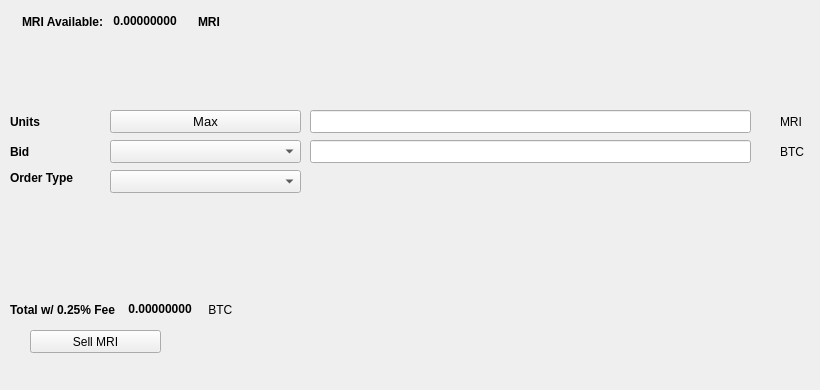
   <widget class="QWidget" name="SellTab">
    <attribute name="title">
     <string>Sell</string>
    </attribute>
    <widget class="QLabel" name="label_16">
     <property name="geometry">
      <rect>
       <x>780</x>
       <y>140</y>
       <width>31</width>
       <height>23</height>
      </rect>
     </property>
     <property name="text">
      <string>BTC</string>
     </property>
    </widget>
    <widget class="QComboBox" name="SellBidcomboBox">
     <property name="geometry">
      <rect>
       <x>110</x>
       <y>140</y>
       <width>191</width>
       <height>23</height>
      </rect>
     </property>
     <property name="font">
      <font>
       <pointsize>10</pointsize>
      </font>
     </property>
    </widget>
    <widget class="QLabel" name="label_18">
     <property name="geometry">
      <rect>
       <x>10</x>
       <y>110</y>
       <width>46</width>
       <height>23</height>
      </rect>
     </property>
     <property name="font">
      <font>
       <weight>75</weight>
       <bold>true</bold>
      </font>
     </property>
     <property name="text">
      <string>Units</string>
     </property>
    </widget>
    <widget class="QPushButton" name="Sell_Max_Amount">
     <property name="geometry">
      <rect>
       <x>110</x>
       <y>110</y>
       <width>191</width>
       <height>23</height>
      </rect>
     </property>
     <property name="font">
      <font>
       <pointsize>10</pointsize>
      </font>
     </property>
     <property name="text">
      <string>Max</string>
     </property>
    </widget>
    <widget class="QLabel" name="label_20">
     <property name="geometry">
      <rect>
       <x>10</x>
       <y>170</y>
       <width>91</width>
       <height>16</height>
      </rect>
     </property>
     <property name="font">
      <font>
       <weight>75</weight>
       <bold>true</bold>
      </font>
     </property>
     <property name="text">
      <string>Order Type</string>
     </property>
    </widget>
    <widget class="QComboBox" name="SellOrdertypeCombo">
     <property name="geometry">
      <rect>
       <x>110</x>
       <y>170</y>
       <width>191</width>
       <height>23</height>
      </rect>
     </property>
     <property name="font">
      <font>
       <pointsize>10</pointsize>
      </font>
     </property>
    </widget>
    <widget class="QLabel" name="label_21">
     <property name="geometry">
      <rect>
       <x>10</x>
       <y>140</y>
       <width>46</width>
       <height>23</height>
      </rect>
     </property>
     <property name="font">
      <font>
       <weight>75</weight>
       <bold>true</bold>
      </font>
     </property>
     <property name="text">
      <string>Bid</string>
     </property>
    </widget>
    <widget class="QLabel" name="label_22">
     <property name="geometry">
      <rect>
       <x>780</x>
       <y>110</y>
       <width>31</width>
       <height>23</height>
      </rect>
     </property>
     <property name="text">
      <string>MRI</string>
     </property>
    </widget>
    <widget class="QLineEdit" name="UnitsInputMRI">
     <property name="geometry">
      <rect>
       <x>310</x>
       <y>110</y>
       <width>441</width>
       <height>23</height>
      </rect>
     </property>
     <property name="font">
      <font>
       <pointsize>9</pointsize>
       <weight>75</weight>
       <bold>true</bold>
      </font>
     </property>
    </widget>
    <widget class="QLineEdit" name="SellBidPriceEdit">
     <property name="geometry">
      <rect>
       <x>310</x>
       <y>140</y>
       <width>441</width>
       <height>23</height>
      </rect>
     </property>
     <property name="font">
      <font>
       <pointsize>9</pointsize>
       <weight>75</weight>
       <bold>true</bold>
      </font>
     </property>
    </widget>
    <widget class="QPushButton" name="SellMRIBTN">
     <property name="geometry">
      <rect>
       <x>30</x>
       <y>330</y>
       <width>131</width>
       <height>23</height>
      </rect>
     </property>
     <property name="text">
      <string>Sell MRI</string>
     </property>
     <property name="icon">
      <iconset resource="../mirai">
       <normaloff>:/icons/bitcoin</normaloff>:/icons/bitcoin</iconset>
     </property>
    </widget>
    <widget class="QWidget" name="layoutWidget3">
     <property name="geometry">
      <rect>
       <x>22</x>
       <y>12</y>
       <width>258</width>
       <height>19</height>
      </rect>
     </property>
     <layout class="QHBoxLayout" name="horizontalLayout">
      <item>
       <widget class="QLabel" name="label232_2">
        <property name="font">
         <font>
          <weight>75</weight>
          <bold>true</bold>
         </font>
        </property>
        <property name="text">
         <string>MRI Available:</string>
        </property>
       </widget>
      </item>
      <item>
       <widget class="QLabel" name="MRIAvailableLabel">
        <property name="palette">
         <palette>
          <active>
           <colorrole role="WindowText">
            <brush brushstyle="SolidPattern">
             <color alpha="255">
              <red>0</red>
              <green>0</green>
              <blue>0</blue>
             </color>
            </brush>
           </colorrole>
           <colorrole role="Button">
            <brush brushstyle="SolidPattern">
             <color alpha="255">
              <red>0</red>
              <green>170</green>
              <blue>0</blue>
             </color>
            </brush>
           </colorrole>
           <colorrole role="Light">
            <brush brushstyle="SolidPattern">
             <color alpha="255">
              <red>0</red>
              <green>255</green>
              <blue>0</blue>
             </color>
            </brush>
           </colorrole>
           <colorrole role="Midlight">
            <brush brushstyle="SolidPattern">
             <color alpha="255">
              <red>0</red>
              <green>212</green>
              <blue>0</blue>
             </color>
            </brush>
           </colorrole>
           <colorrole role="Dark">
            <brush brushstyle="SolidPattern">
             <color alpha="255">
              <red>0</red>
              <green>85</green>
              <blue>0</blue>
             </color>
            </brush>
           </colorrole>
           <colorrole role="Mid">
            <brush brushstyle="SolidPattern">
             <color alpha="255">
              <red>0</red>
              <green>113</green>
              <blue>0</blue>
             </color>
            </brush>
           </colorrole>
           <colorrole role="Text">
            <brush brushstyle="SolidPattern">
             <color alpha="255">
              <red>0</red>
              <green>170</green>
              <blue>0</blue>
             </color>
            </brush>
           </colorrole>
           <colorrole role="BrightText">
            <brush brushstyle="SolidPattern">
             <color alpha="255">
              <red>255</red>
              <green>255</green>
              <blue>255</blue>
             </color>
            </brush>
           </colorrole>
           <colorrole role="ButtonText">
            <brush brushstyle="SolidPattern">
             <color alpha="255">
              <red>0</red>
              <green>0</green>
              <blue>0</blue>
             </color>
            </brush>
           </colorrole>
           <colorrole role="Base">
            <brush brushstyle="SolidPattern">
             <color alpha="255">
              <red>255</red>
              <green>255</green>
              <blue>255</blue>
             </color>
            </brush>
           </colorrole>
           <colorrole role="Window">
            <brush brushstyle="SolidPattern">
             <color alpha="255">
              <red>0</red>
              <green>170</green>
              <blue>0</blue>
             </color>
            </brush>
           </colorrole>
           <colorrole role="Shadow">
            <brush brushstyle="SolidPattern">
             <color alpha="255">
              <red>0</red>
              <green>0</green>
              <blue>0</blue>
             </color>
            </brush>
           </colorrole>
           <colorrole role="AlternateBase">
            <brush brushstyle="SolidPattern">
             <color alpha="255">
              <red>127</red>
              <green>212</green>
              <blue>127</blue>
             </color>
            </brush>
           </colorrole>
           <colorrole role="ToolTipBase">
            <brush brushstyle="SolidPattern">
             <color alpha="255">
              <red>255</red>
              <green>255</green>
              <blue>220</blue>
             </color>
            </brush>
           </colorrole>
           <colorrole role="ToolTipText">
            <brush brushstyle="SolidPattern">
             <color alpha="255">
              <red>0</red>
              <green>0</green>
              <blue>0</blue>
             </color>
            </brush>
           </colorrole>
          </active>
          <inactive>
           <colorrole role="WindowText">
            <brush brushstyle="SolidPattern">
             <color alpha="255">
              <red>0</red>
              <green>0</green>
              <blue>0</blue>
             </color>
            </brush>
           </colorrole>
           <colorrole role="Button">
            <brush brushstyle="SolidPattern">
             <color alpha="255">
              <red>0</red>
              <green>170</green>
              <blue>0</blue>
             </color>
            </brush>
           </colorrole>
           <colorrole role="Light">
            <brush brushstyle="SolidPattern">
             <color alpha="255">
              <red>0</red>
              <green>255</green>
              <blue>0</blue>
             </color>
            </brush>
           </colorrole>
           <colorrole role="Midlight">
            <brush brushstyle="SolidPattern">
             <color alpha="255">
              <red>0</red>
              <green>212</green>
              <blue>0</blue>
             </color>
            </brush>
           </colorrole>
           <colorrole role="Dark">
            <brush brushstyle="SolidPattern">
             <color alpha="255">
              <red>0</red>
              <green>85</green>
              <blue>0</blue>
             </color>
            </brush>
           </colorrole>
           <colorrole role="Mid">
            <brush brushstyle="SolidPattern">
             <color alpha="255">
              <red>0</red>
              <green>113</green>
              <blue>0</blue>
             </color>
            </brush>
           </colorrole>
           <colorrole role="Text">
            <brush brushstyle="SolidPattern">
             <color alpha="255">
              <red>0</red>
              <green>170</green>
              <blue>0</blue>
             </color>
            </brush>
           </colorrole>
           <colorrole role="BrightText">
            <brush brushstyle="SolidPattern">
             <color alpha="255">
              <red>255</red>
              <green>255</green>
              <blue>255</blue>
             </color>
            </brush>
           </colorrole>
           <colorrole role="ButtonText">
            <brush brushstyle="SolidPattern">
             <color alpha="255">
              <red>0</red>
              <green>0</green>
              <blue>0</blue>
             </color>
            </brush>
           </colorrole>
           <colorrole role="Base">
            <brush brushstyle="SolidPattern">
             <color alpha="255">
              <red>255</red>
              <green>255</green>
              <blue>255</blue>
             </color>
            </brush>
           </colorrole>
           <colorrole role="Window">
            <brush brushstyle="SolidPattern">
             <color alpha="255">
              <red>0</red>
              <green>170</green>
              <blue>0</blue>
             </color>
            </brush>
           </colorrole>
           <colorrole role="Shadow">
            <brush brushstyle="SolidPattern">
             <color alpha="255">
              <red>0</red>
              <green>0</green>
              <blue>0</blue>
             </color>
            </brush>
           </colorrole>
           <colorrole role="AlternateBase">
            <brush brushstyle="SolidPattern">
             <color alpha="255">
              <red>127</red>
              <green>212</green>
              <blue>127</blue>
             </color>
            </brush>
           </colorrole>
           <colorrole role="ToolTipBase">
            <brush brushstyle="SolidPattern">
             <color alpha="255">
              <red>255</red>
              <green>255</green>
              <blue>220</blue>
             </color>
            </brush>
           </colorrole>
           <colorrole role="ToolTipText">
            <brush brushstyle="SolidPattern">
             <color alpha="255">
              <red>0</red>
              <green>0</green>
              <blue>0</blue>
             </color>
            </brush>
           </colorrole>
          </inactive>
          <disabled>
           <colorrole role="WindowText">
            <brush brushstyle="SolidPattern">
             <color alpha="255">
              <red>0</red>
              <green>85</green>
              <blue>0</blue>
             </color>
            </brush>
           </colorrole>
           <colorrole role="Button">
            <brush brushstyle="SolidPattern">
             <color alpha="255">
              <red>0</red>
              <green>170</green>
              <blue>0</blue>
             </color>
            </brush>
           </colorrole>
           <colorrole role="Light">
            <brush brushstyle="SolidPattern">
             <color alpha="255">
              <red>0</red>
              <green>255</green>
              <blue>0</blue>
             </color>
            </brush>
           </colorrole>
           <colorrole role="Midlight">
            <brush brushstyle="SolidPattern">
             <color alpha="255">
              <red>0</red>
              <green>212</green>
              <blue>0</blue>
             </color>
            </brush>
           </colorrole>
           <colorrole role="Dark">
            <brush brushstyle="SolidPattern">
             <color alpha="255">
              <red>0</red>
              <green>85</green>
              <blue>0</blue>
             </color>
            </brush>
           </colorrole>
           <colorrole role="Mid">
            <brush brushstyle="SolidPattern">
             <color alpha="255">
              <red>0</red>
              <green>113</green>
              <blue>0</blue>
             </color>
            </brush>
           </colorrole>
           <colorrole role="Text">
            <brush brushstyle="SolidPattern">
             <color alpha="255">
              <red>0</red>
              <green>85</green>
              <blue>0</blue>
             </color>
            </brush>
           </colorrole>
           <colorrole role="BrightText">
            <brush brushstyle="SolidPattern">
             <color alpha="255">
              <red>255</red>
              <green>255</green>
              <blue>255</blue>
             </color>
            </brush>
           </colorrole>
           <colorrole role="ButtonText">
            <brush brushstyle="SolidPattern">
             <color alpha="255">
              <red>0</red>
              <green>85</green>
              <blue>0</blue>
             </color>
            </brush>
           </colorrole>
           <colorrole role="Base">
            <brush brushstyle="SolidPattern">
             <color alpha="255">
              <red>0</red>
              <green>170</green>
              <blue>0</blue>
             </color>
            </brush>
           </colorrole>
           <colorrole role="Window">
            <brush brushstyle="SolidPattern">
             <color alpha="255">
              <red>0</red>
              <green>170</green>
              <blue>0</blue>
             </color>
            </brush>
           </colorrole>
           <colorrole role="Shadow">
            <brush brushstyle="SolidPattern">
             <color alpha="255">
              <red>0</red>
              <green>0</green>
              <blue>0</blue>
             </color>
            </brush>
           </colorrole>
           <colorrole role="AlternateBase">
            <brush brushstyle="SolidPattern">
             <color alpha="255">
              <red>0</red>
              <green>170</green>
              <blue>0</blue>
             </color>
            </brush>
           </colorrole>
           <colorrole role="ToolTipBase">
            <brush brushstyle="SolidPattern">
             <color alpha="255">
              <red>255</red>
              <green>255</green>
              <blue>220</blue>
             </color>
            </brush>
           </colorrole>
           <colorrole role="ToolTipText">
            <brush brushstyle="SolidPattern">
             <color alpha="255">
              <red>0</red>
              <green>0</green>
              <blue>0</blue>
             </color>
            </brush>
           </colorrole>
          </disabled>
         </palette>
        </property>
        <property name="font">
         <font>
          <weight>75</weight>
          <bold>true</bold>
         </font>
        </property>
        <property name="text">
         <string> 0.00000000 </string>
        </property>
        <property name="textInteractionFlags">
         <set>Qt::LinksAccessibleByMouse|Qt::TextSelectableByKeyboard|Qt::TextSelectableByMouse</set>
        </property>
       </widget>
      </item>
      <item>
       <widget class="QLabel" name="labelMRI">
        <property name="font">
         <font>
          <weight>75</weight>
          <bold>true</bold>
         </font>
        </property>
        <property name="text">
         <string>MRI</string>
        </property>
       </widget>
      </item>
     </layout>
    </widget>
    <widget class="QWidget" name="layoutWidget">
     <property name="geometry">
      <rect>
       <x>10</x>
       <y>300</y>
       <width>268</width>
       <height>19</height>
      </rect>
     </property>
     <layout class="QHBoxLayout" name="horizontalLayout_2">
      <item>
       <widget class="QLabel" name="label_19">
        <property name="font">
         <font>
          <weight>75</weight>
          <bold>true</bold>
         </font>
        </property>
        <property name="text">
         <string>Total w/ 0.25% Fee </string>
        </property>
       </widget>
      </item>
      <item>
       <widget class="QLabel" name="SellCostLabel">
        <property name="palette">
         <palette>
          <active>
           <colorrole role="WindowText">
            <brush brushstyle="SolidPattern">
             <color alpha="255">
              <red>0</red>
              <green>0</green>
              <blue>0</blue>
             </color>
            </brush>
           </colorrole>
           <colorrole role="Button">
            <brush brushstyle="SolidPattern">
             <color alpha="255">
              <red>0</red>
              <green>170</green>
              <blue>0</blue>
             </color>
            </brush>
           </colorrole>
           <colorrole role="Light">
            <brush brushstyle="SolidPattern">
             <color alpha="255">
              <red>0</red>
              <green>255</green>
              <blue>0</blue>
             </color>
            </brush>
           </colorrole>
           <colorrole role="Midlight">
            <brush brushstyle="SolidPattern">
             <color alpha="255">
              <red>0</red>
              <green>212</green>
              <blue>0</blue>
             </color>
            </brush>
           </colorrole>
           <colorrole role="Dark">
            <brush brushstyle="SolidPattern">
             <color alpha="255">
              <red>0</red>
              <green>85</green>
              <blue>0</blue>
             </color>
            </brush>
           </colorrole>
           <colorrole role="Mid">
            <brush brushstyle="SolidPattern">
             <color alpha="255">
              <red>0</red>
              <green>113</green>
              <blue>0</blue>
             </color>
            </brush>
           </colorrole>
           <colorrole role="Text">
            <brush brushstyle="SolidPattern">
             <color alpha="255">
              <red>0</red>
              <green>170</green>
              <blue>0</blue>
             </color>
            </brush>
           </colorrole>
           <colorrole role="BrightText">
            <brush brushstyle="SolidPattern">
             <color alpha="255">
              <red>255</red>
              <green>255</green>
              <blue>255</blue>
             </color>
            </brush>
           </colorrole>
           <colorrole role="ButtonText">
            <brush brushstyle="SolidPattern">
             <color alpha="255">
              <red>0</red>
              <green>0</green>
              <blue>0</blue>
             </color>
            </brush>
           </colorrole>
           <colorrole role="Base">
            <brush brushstyle="SolidPattern">
             <color alpha="255">
              <red>255</red>
              <green>255</green>
              <blue>255</blue>
             </color>
            </brush>
           </colorrole>
           <colorrole role="Window">
            <brush brushstyle="SolidPattern">
             <color alpha="255">
              <red>0</red>
              <green>170</green>
              <blue>0</blue>
             </color>
            </brush>
           </colorrole>
           <colorrole role="Shadow">
            <brush brushstyle="SolidPattern">
             <color alpha="255">
              <red>0</red>
              <green>0</green>
              <blue>0</blue>
             </color>
            </brush>
           </colorrole>
           <colorrole role="AlternateBase">
            <brush brushstyle="SolidPattern">
             <color alpha="255">
              <red>127</red>
              <green>212</green>
              <blue>127</blue>
             </color>
            </brush>
           </colorrole>
           <colorrole role="ToolTipBase">
            <brush brushstyle="SolidPattern">
             <color alpha="255">
              <red>255</red>
              <green>255</green>
              <blue>220</blue>
             </color>
            </brush>
           </colorrole>
           <colorrole role="ToolTipText">
            <brush brushstyle="SolidPattern">
             <color alpha="255">
              <red>0</red>
              <green>0</green>
              <blue>0</blue>
             </color>
            </brush>
           </colorrole>
          </active>
          <inactive>
           <colorrole role="WindowText">
            <brush brushstyle="SolidPattern">
             <color alpha="255">
              <red>0</red>
              <green>0</green>
              <blue>0</blue>
             </color>
            </brush>
           </colorrole>
           <colorrole role="Button">
            <brush brushstyle="SolidPattern">
             <color alpha="255">
              <red>0</red>
              <green>170</green>
              <blue>0</blue>
             </color>
            </brush>
           </colorrole>
           <colorrole role="Light">
            <brush brushstyle="SolidPattern">
             <color alpha="255">
              <red>0</red>
              <green>255</green>
              <blue>0</blue>
             </color>
            </brush>
           </colorrole>
           <colorrole role="Midlight">
            <brush brushstyle="SolidPattern">
             <color alpha="255">
              <red>0</red>
              <green>212</green>
              <blue>0</blue>
             </color>
            </brush>
           </colorrole>
           <colorrole role="Dark">
            <brush brushstyle="SolidPattern">
             <color alpha="255">
              <red>0</red>
              <green>85</green>
              <blue>0</blue>
             </color>
            </brush>
           </colorrole>
           <colorrole role="Mid">
            <brush brushstyle="SolidPattern">
             <color alpha="255">
              <red>0</red>
              <green>113</green>
              <blue>0</blue>
             </color>
            </brush>
           </colorrole>
           <colorrole role="Text">
            <brush brushstyle="SolidPattern">
             <color alpha="255">
              <red>0</red>
              <green>170</green>
              <blue>0</blue>
             </color>
            </brush>
           </colorrole>
           <colorrole role="BrightText">
            <brush brushstyle="SolidPattern">
             <color alpha="255">
              <red>255</red>
              <green>255</green>
              <blue>255</blue>
             </color>
            </brush>
           </colorrole>
           <colorrole role="ButtonText">
            <brush brushstyle="SolidPattern">
             <color alpha="255">
              <red>0</red>
              <green>0</green>
              <blue>0</blue>
             </color>
            </brush>
           </colorrole>
           <colorrole role="Base">
            <brush brushstyle="SolidPattern">
             <color alpha="255">
              <red>255</red>
              <green>255</green>
              <blue>255</blue>
             </color>
            </brush>
           </colorrole>
           <colorrole role="Window">
            <brush brushstyle="SolidPattern">
             <color alpha="255">
              <red>0</red>
              <green>170</green>
              <blue>0</blue>
             </color>
            </brush>
           </colorrole>
           <colorrole role="Shadow">
            <brush brushstyle="SolidPattern">
             <color alpha="255">
              <red>0</red>
              <green>0</green>
              <blue>0</blue>
             </color>
            </brush>
           </colorrole>
           <colorrole role="AlternateBase">
            <brush brushstyle="SolidPattern">
             <color alpha="255">
              <red>127</red>
              <green>212</green>
              <blue>127</blue>
             </color>
            </brush>
           </colorrole>
           <colorrole role="ToolTipBase">
            <brush brushstyle="SolidPattern">
             <color alpha="255">
              <red>255</red>
              <green>255</green>
              <blue>220</blue>
             </color>
            </brush>
           </colorrole>
           <colorrole role="ToolTipText">
            <brush brushstyle="SolidPattern">
             <color alpha="255">
              <red>0</red>
              <green>0</green>
              <blue>0</blue>
             </color>
            </brush>
           </colorrole>
          </inactive>
          <disabled>
           <colorrole role="WindowText">
            <brush brushstyle="SolidPattern">
             <color alpha="255">
              <red>0</red>
              <green>85</green>
              <blue>0</blue>
             </color>
            </brush>
           </colorrole>
           <colorrole role="Button">
            <brush brushstyle="SolidPattern">
             <color alpha="255">
              <red>0</red>
              <green>170</green>
              <blue>0</blue>
             </color>
            </brush>
           </colorrole>
           <colorrole role="Light">
            <brush brushstyle="SolidPattern">
             <color alpha="255">
              <red>0</red>
              <green>255</green>
              <blue>0</blue>
             </color>
            </brush>
           </colorrole>
           <colorrole role="Midlight">
            <brush brushstyle="SolidPattern">
             <color alpha="255">
              <red>0</red>
              <green>212</green>
              <blue>0</blue>
             </color>
            </brush>
           </colorrole>
           <colorrole role="Dark">
            <brush brushstyle="SolidPattern">
             <color alpha="255">
              <red>0</red>
              <green>85</green>
              <blue>0</blue>
             </color>
            </brush>
           </colorrole>
           <colorrole role="Mid">
            <brush brushstyle="SolidPattern">
             <color alpha="255">
              <red>0</red>
              <green>113</green>
              <blue>0</blue>
             </color>
            </brush>
           </colorrole>
           <colorrole role="Text">
            <brush brushstyle="SolidPattern">
             <color alpha="255">
              <red>0</red>
              <green>85</green>
              <blue>0</blue>
             </color>
            </brush>
           </colorrole>
           <colorrole role="BrightText">
            <brush brushstyle="SolidPattern">
             <color alpha="255">
              <red>255</red>
              <green>255</green>
              <blue>255</blue>
             </color>
            </brush>
           </colorrole>
           <colorrole role="ButtonText">
            <brush brushstyle="SolidPattern">
             <color alpha="255">
              <red>0</red>
              <green>85</green>
              <blue>0</blue>
             </color>
            </brush>
           </colorrole>
           <colorrole role="Base">
            <brush brushstyle="SolidPattern">
             <color alpha="255">
              <red>0</red>
              <green>170</green>
              <blue>0</blue>
             </color>
            </brush>
           </colorrole>
           <colorrole role="Window">
            <brush brushstyle="SolidPattern">
             <color alpha="255">
              <red>0</red>
              <green>170</green>
              <blue>0</blue>
             </color>
            </brush>
           </colorrole>
           <colorrole role="Shadow">
            <brush brushstyle="SolidPattern">
             <color alpha="255">
              <red>0</red>
              <green>0</green>
              <blue>0</blue>
             </color>
            </brush>
           </colorrole>
           <colorrole role="AlternateBase">
            <brush brushstyle="SolidPattern">
             <color alpha="255">
              <red>0</red>
              <green>170</green>
              <blue>0</blue>
             </color>
            </brush>
           </colorrole>
           <colorrole role="ToolTipBase">
            <brush brushstyle="SolidPattern">
             <color alpha="255">
              <red>255</red>
              <green>255</green>
              <blue>220</blue>
             </color>
            </brush>
           </colorrole>
           <colorrole role="ToolTipText">
            <brush brushstyle="SolidPattern">
             <color alpha="255">
              <red>0</red>
              <green>0</green>
              <blue>0</blue>
             </color>
            </brush>
           </colorrole>
          </disabled>
         </palette>
        </property>
        <property name="font">
         <font>
          <weight>75</weight>
          <bold>true</bold>
         </font>
        </property>
        <property name="autoFillBackground">
         <bool>false</bool>
        </property>
        <property name="text">
         <string> 0.00000000</string>
        </property>
        <property name="textInteractionFlags">
         <set>Qt::LinksAccessibleByMouse|Qt::TextSelectableByMouse</set>
        </property>
       </widget>
      </item>
      <item>
       <widget class="QLabel" name="label_17">
        <property name="font">
         <font>
          <weight>50</weight>
          <bold>false</bold>
         </font>
        </property>
        <property name="text">
         <string> BTC</string>
        </property>
       </widget>
      </item>
     </layout>
    </widget>
    <widget class="QLabel" name="label_23">
     <property name="geometry">
      <rect>
       <x>460</x>
       <y>300</y>
       <width>281</width>
       <height>81</height>
      </rect>
     </property>
     <property name="text">
      <string/>
     </property>
     <property name="pixmap">
      <pixmap>:/images/bittrex</pixmap>
     </property>
    </widget>
   </widget>
